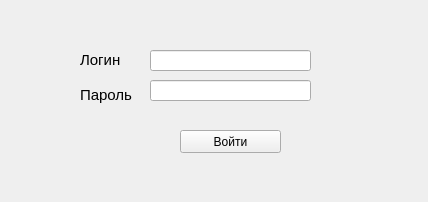
<?xml version="1.0" encoding="UTF-8"?>
<ui version="4.0">
 <class>auth</class>
 <widget class="QWidget" name="auth">
  <property name="geometry">
   <rect>
    <x>0</x>
    <y>0</y>
    <width>428</width>
    <height>202</height>
   </rect>
  </property>
  <property name="windowTitle">
   <string>Authorization</string>
  </property>
  <widget class="QPushButton" name="logButton">
   <property name="geometry">
    <rect>
     <x>180</x>
     <y>130</y>
     <width>101</width>
     <height>23</height>
    </rect>
   </property>
   <property name="text">
    <string>Войти</string>
   </property>
  </widget>
  <widget class="QLabel" name="label">
   <property name="geometry">
    <rect>
     <x>80</x>
     <y>50</y>
     <width>71</width>
     <height>21</height>
    </rect>
   </property>
   <property name="text">
    <string>&lt;html&gt;&lt;head/&gt;&lt;body&gt;&lt;p&gt;&lt;span style=&quot; font-size:11pt;&quot;&gt;Логин&lt;/span&gt;&lt;/p&gt;&lt;/body&gt;&lt;/html&gt;</string>
   </property>
  </widget>
  <widget class="QLabel" name="label_2">
   <property name="geometry">
    <rect>
     <x>80</x>
     <y>80</y>
     <width>71</width>
     <height>31</height>
    </rect>
   </property>
   <property name="text">
    <string>&lt;html&gt;&lt;head/&gt;&lt;body&gt;&lt;p&gt;&lt;span style=&quot; font-size:11pt;&quot;&gt;Пароль&lt;/span&gt;&lt;/p&gt;&lt;/body&gt;&lt;/html&gt;</string>
   </property>
  </widget>
  <widget class="QLineEdit" name="login">
   <property name="geometry">
    <rect>
     <x>150</x>
     <y>50</y>
     <width>161</width>
     <height>21</height>
    </rect>
   </property>
  </widget>
  <widget class="QLineEdit" name="password">
   <property name="geometry">
    <rect>
     <x>150</x>
     <y>80</y>
     <width>161</width>
     <height>21</height>
    </rect>
   </property>
  </widget>
  <widget class="QLabel" name="label_3">
   <property name="geometry">
    <rect>
     <x>80</x>
     <y>110</y>
     <width>201</width>
     <height>16</height>
    </rect>
   </property>
   <property name="text">
    <string/>
   </property>
  </widget>
 </widget>
 <resources/>
 <connections/>
</ui>
